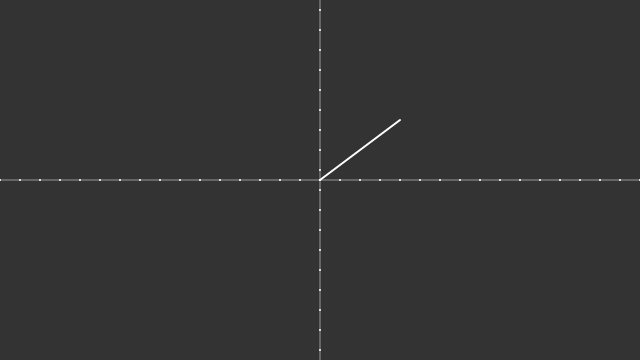
Frame 1 (no input)
Frame 60 (no input): identical to frame 1, image omitted
Frame 120 (the mouse pressed at the canvas centre since frame 60): identical to frame 1, image omitted

The p5.js sketch that drew this single still picture (run headless with seeded random() and noise() and a simulated clock; from frame 60 on, the mouse is pressed at the canvas centre):

// p5.js sketch
// ── sketch.js
function setup() {
  createCanvas(640, 360);
}

function draw() {
  noFill();
  background(51);
  stroke(255);
  
  let w = 32;
  let h = w * (width / height);
  let scl = width / w;

  setupCartesianCoordinates(w, h, scl);


  strokeWeight(2 / scl);

  point(0, 0);
  line(0, 0, 4, 3);
  // let x1 = createVector(width / 2, height / 2);
  // let x2 = createVector(mouseX, mouseY);



  // // this code is to make the arrow point
  // push() //start new drawing state
  // var angle = atan2(x1.y - x2.y, x1.x - x2.x); //gets the angle of the line
  // translate(x2.x, x2.y); //translates to the destination vertex
  // rotate(angle-HALF_PI); //rotates the arrow point
  // triangle(-offset*0.5, offset, offset*0.5, offset, 0, -offset/2); //draws the arrow point as a triangle
  // pop();

}

function setupCartesianCoordinates(w, h, scl) {
  strokeWeight(0.5);
  line(width / 2, 0, width / 2, height);
  line(0, height / 2, width, height / 2);

  const pointSize = 2;
  //draw x coordinate
  push();
  strokeWeight(pointSize);
  translate(0, height / 2);
  for (let i = 0; i <= w; i++) {
    point(i * scl, 0);
  }
  pop();

  //draw y coordinate
  push();
  strokeWeight(pointSize);
  translate(width / 2, 0);
  for (let i = 0; i <= h; i++) {
    point(0, (i - 0.5) * scl); //TODO make more generic in case of odd numbers
  }
  pop();

  translate(width / 2, height / 2);
  scale(scl, -scl);
}
